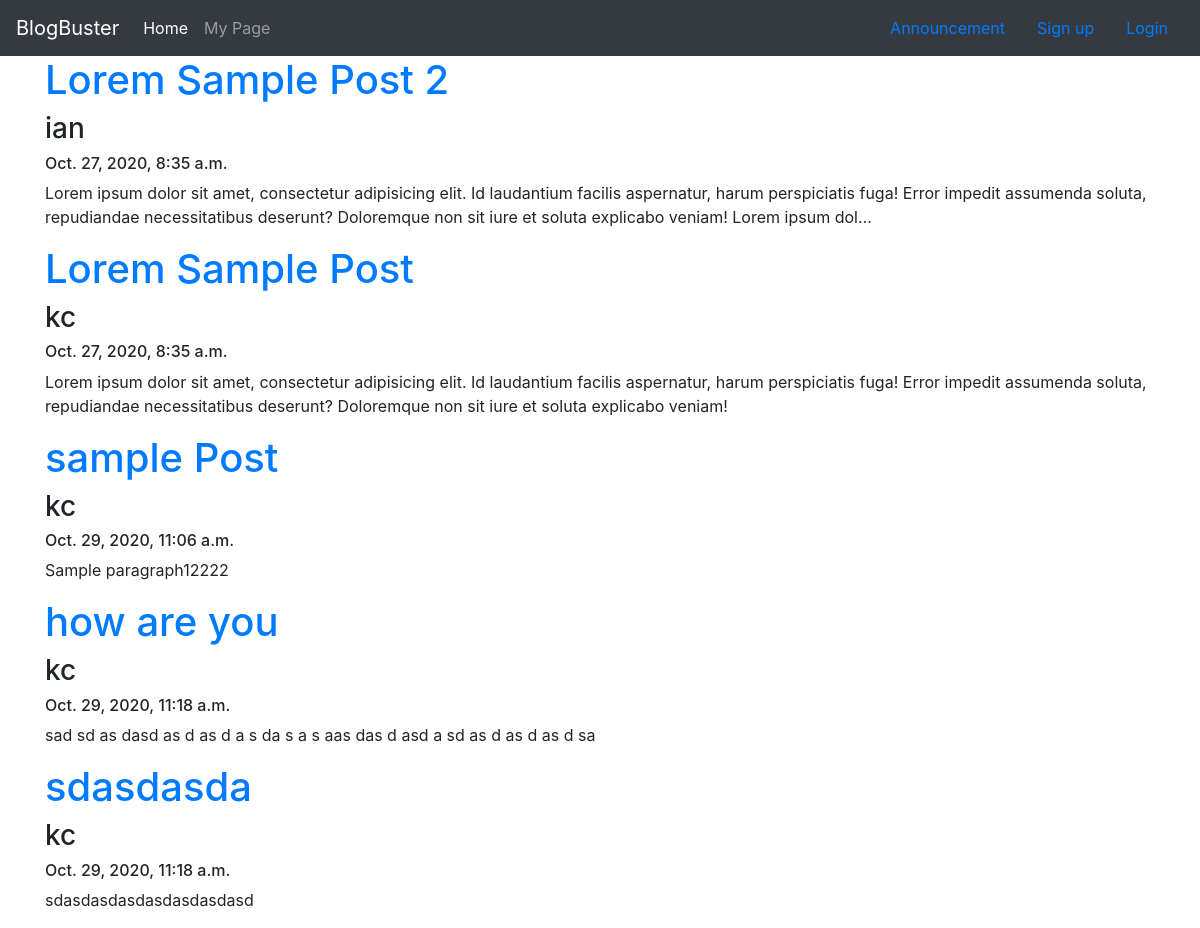
The app's page /, older data.
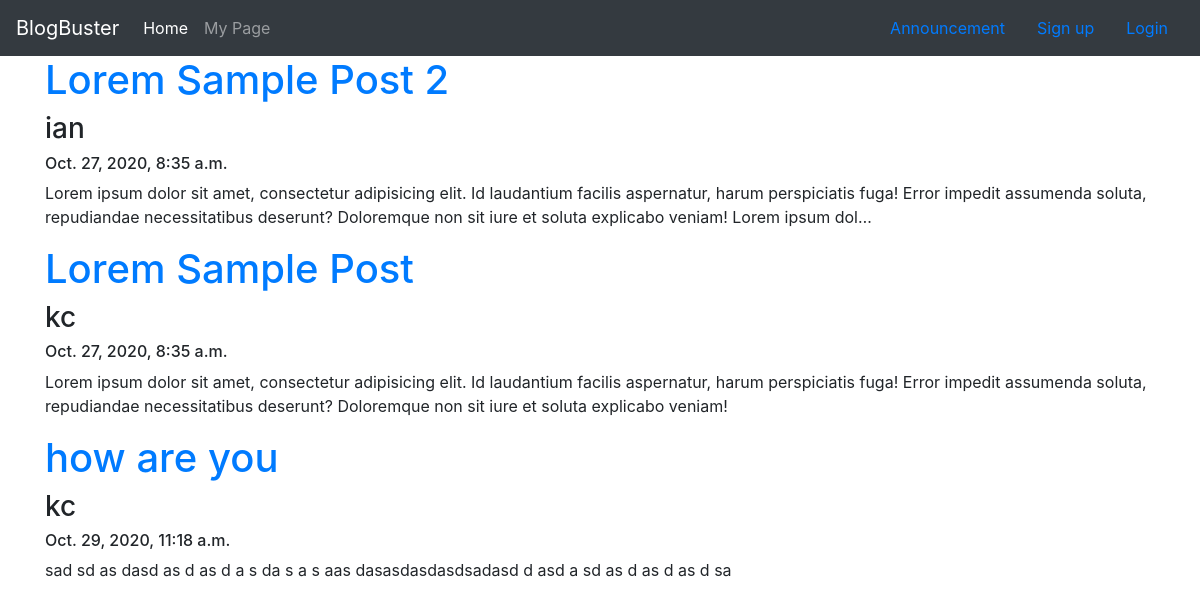
The same page, newer data.
### blogger/models.py (models this page shows, shortened)
class BlogPost(models.Model):
    blog_title = models.CharField(max_length=250)
    blog_content = models.TextField(blank=True)
    blog_publish = models.DateTimeField(auto_now_add=True)
    blog_user = models.ForeignKey(User, on_delete=models.CASCADE)

### blogger/views.py (the view)
# urls.py: 2. Add a URL to urlpatterns:  path('', views.home, name='home')
def home(request):
    content = BlogPost.objects.all()
    return render(request, 'blogger/home.html', {'content':content})

### blogger/templates/blogger/home.html (shortened to what this page needs)
<!DOCTYPE html>
{% extends 'blogger/base.html' %}
    {% block content %}
        <div class="container">
            {% for home in content %}
                <a href="{% url 'detail' home.id %}"><h1>{{home.blog_title}}</h1></a>
                <h3>{{home.blog_user}}</h3>
                <h6>{{ home.blog_publish}}</h6>
            <p>{{home.blog_content|truncatechars:255}}</p>
            {% endfor %}
        </div>
    {% endblock %}

### blogger/templates/blogger/base.html (shortened to what this page needs)
<!DOCTYPE html>
<html lang="en">
<head>
    <link rel="stylesheet" href="https://cdn.jsdelivr.net/npm/bootstrap@4.5.3/dist/css/bootstrap.min.css">
    <nav class="navbar navbar-expand-lg navbar-dark bg-dark">
      <a class="navbar-brand" href="{% url 'home' %}">BlogBuster</a>
      <div class="collapse navbar-collapse" id="navbarText">
        <ul class="navbar-nav mr-auto">
          <li class="nav-item active">
            <a class="nav-link" href="{% url 'home' %}">Home<span class="sr-only">(current)</span></a>
          </li>
          <li class="nav-item">
            <a class="nav-link" href="{% url 'mypage' %}">My Page</a>
          </li>
      </ul>
      <ul class="nav justify-content-end">
        <li class="nav-item">
          <a class="nav-link" href="#">Announcement</a>
        </li>
        {% if user.is_authenticated%}
          <li class="nav-item">
            <a class="nav-link active" href="{% url 'logoutuser' %}">Logout</a>
          </li>
        {% else %}
        <li class="nav-item navbar-dark bg-dark">
          <a class="nav-link active" href="{% url 'signupuser' %}">Sign up</a>
        </li>
        <li class="nav-item">
          <a class="nav-link active" href="{% url 'loginuser' %}">Login</a>
        </li>
        {% endif %}
      </ul>
      </div>
    </nav>
</head>
<body>
    {% block content %}
    {% endblock %}
</body>
</html>

Row changes from the older to the newer data that the page shows:
removed BlogPost: blog_title "sample Post", blog_user "kc", blog_publish "Oct. 29, 2020, 11:06 a.m.", blog_content "Sample paragraph12222"
removed BlogPost: blog_title "sdasdasda", blog_user "kc", blog_publish "Oct. 29, 2020, 11:18 a.m.", blog_content "sdasdasdasdasdasdasdasd"
changed BlogPost "how are you": blog_content "sad sd as dasd as d as d a s da s a s aas das d asd a sd as d as d as d sa" → "sad sd as dasd as d as d a s da s a s aas dasasdasdasdsadasd d asd a sd as d as d as d sa"
